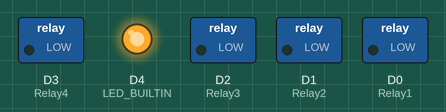
This sketch was run on a simulated ESP8266 (NodeMCU). Shown: switched loads named in the sketch (green lamp = pin HIGH), output pins drawn as LEDs (lit = HIGH, except the on-board LED, lit = LOW). WiFi joins after 1.5 s; servers stay silent unless stated; what the sketch prints to the serial monitor is not drawn.

Above: at 0.1 s.
At 1.7 s:
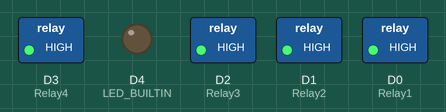
Timing chart, 0 to 3.2 s (numbered marks = the images above):
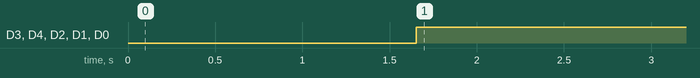

The sketch:

code.ino
```cpp
#if defined(ESP32)
#include <WiFi.h>
#include <FirebaseESP32.h>
#elif defined(ESP8266)
#include <ESP8266WiFi.h>
#include <FirebaseESP8266.h>
#endif

#include <ArduinoJson.h>

//Provide the RTDB payload printing info and other helper functions.
#include <addons/RTDBHelper.h>

/* 1. Define the WiFi credentials */
#define WIFI_SSID "KAnggara75v6"
#define WIFI_PASSWORD "kukukakiku"

/* 2. If work with RTDB, define the RTDB URL and database secret */
#define DATABASE_URL "thesis1121-default-rtdb.firebaseio.com"
#define DATABASE_SECRET "xvXuh62QtDsNbOpPFCNSui8Lp4gmFCWmBq7aTo9v"

/* 3. Define the Firebase Data object */
FirebaseData fbdo;

/* 4, Define the FirebaseAuth data for authentication data */
FirebaseAuth auth;

/* Define the FirebaseConfig data for config data */
FirebaseConfig config;

#define Relay1 D0 //Pin 16 NodeMcu sebgai D0 PinOut
#define Relay2 D1 //Pin 16 NodeMcu sebgai D1 PinOut
#define Relay3 D2 //Pin 16 NodeMcu sebgai D2 PinOut
#define Relay4 D3 //Pin 16 NodeMcu sebgai D3 PinOut

int val1, val2, val3, val4;

void setup()
{
  Serial.begin(115200); //Baud Rate untuk Serial Monitor
  pinMode(Relay1, OUTPUT);
  pinMode(Relay2, OUTPUT);
  pinMode(Relay3, OUTPUT);
  pinMode(Relay4, OUTPUT);
  pinMode(LED_BUILTIN, OUTPUT);

  WiFi.begin(WIFI_SSID, WIFI_PASSWORD);
  Serial.print("connecting");
  while (WiFi.status() != WL_CONNECTED)
  {
    Serial.print("=");
    delay(500);
  }
  Serial.println();
  Serial.print("Connected with IP: ");
  Serial.println(WiFi.localIP());
  WiFi.setAutoReconnect(true);
  WiFi.persistent(true);

  Serial.println();
  Serial.printf("Firebase Client v%s\n\n", FIREBASE_CLIENT_VERSION);

  /* Assign the certificate file (optional) */
  //config.cert.file = "/cert.cer";
  //config.cert.file_storage = StorageType::FLASH;

  /* Assign the database URL and database secret(required) */
  config.database_url = DATABASE_URL;
  config.signer.tokens.legacy_token = DATABASE_SECRET;

  Firebase.reconnectWiFi(true);

  /* Initialize the library with the Firebase authen and config */
  Firebase.begin(&config, &auth);

  // Or use legacy authenticate method
  // Firebase.begin(DATABASE_URL, DATABASE_SECRET);
}

void loop()
{
  Serial.printf("Get json... %s\n", Firebase.getJSON(fbdo, "IoT") ? fbdo.to<FirebaseJson>().raw() : fbdo.errorReason().c_str());

  // Patch data from DB
  String data = fbdo.to<FirebaseJson>().raw();

  // Pharsing data
  StaticJsonDocument<128> doc;
  DeserializationError error = deserializeJson(doc, data);

  if (error) {
    Serial.print(F("deserializeJson() failed: "));
    Serial.println(error.f_str());
    return;
  }

  val1 = doc["L1"];
  val2 = doc["L2"];
  val3 = doc["L3"];
  val4 = doc["L4"];

  if (val1 == 1)
  {
    digitalWrite(Relay1, LOW);
    digitalWrite(LED_BUILTIN, LOW);
    Serial.println("light 1 ON");
  }
  else if (val1 == 0)
  {
    digitalWrite(Relay1, HIGH);
    digitalWrite(LED_BUILTIN, HIGH);
    Serial.println("light 1 OFF");
  }

  if (val2 == 1)
  {
    digitalWrite(Relay2, LOW);
    Serial.println("light 2 ON");
  }
  else if (val2 == 0)
  {
    digitalWrite(Relay2, HIGH);
    Serial.println("light 2 OFF");
  }

  if (val3 == 1)
  {
    digitalWrite(Relay3, LOW);
    Serial.println("light 3 ON");
  }
  else if (val3 == 0)
  {
    digitalWrite(Relay3, HIGH);
    Serial.println("light 3 OFF");
  }

  if (val4 == 1) // Jika nilai =  Saklar Dimatikan
  {
    digitalWrite(Relay4, LOW);
    Serial.println("light 4 ON");
  }
  else if (val4 == 0) // Jika nilai = 1 Saklar Dimatikan
  {
    digitalWrite(Relay4, HIGH);
    Serial.println("light 4 OFF");
  }
}
```

Measured:
- by itself, D3 (Relay4), D4 (LED_BUILTIN), D2 (Relay3), D1 (Relay2), D0 (Relay1): LOW → HIGH at 1.7 s
